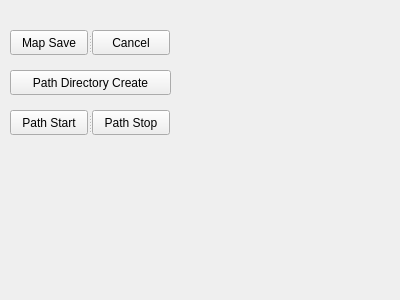
<?xml version="1.0" encoding="UTF-8"?>
<ui version="4.0">
 <class>Form</class>
 <widget class="QWidget" name="MyPlugin">
  <property name="geometry">
   <rect>
    <x>200</x>
    <y>300</y>
    <width>400</width>
    <height>300</height>
   </rect>
  </property>
  <property name="windowTitle">
   <string>Form</string>
  </property>
  <widget class="QPushButton" name="call_button1">
   <property name="geometry">
    <rect>
     <x>10</x>
     <y>70</y>
     <width>161</width>
     <height>25</height>
    </rect>
   </property>
   <property name="text">
    <string>Path Directory Create</string>
   </property>
  </widget>
  <widget class="QSplitter" name="splitter_2">
   <property name="geometry">
    <rect>
     <x>10</x>
     <y>110</y>
     <width>160</width>
     <height>25</height>
    </rect>
   </property>
   <property name="orientation">
    <enum>Qt::Horizontal</enum>
   </property>
   <widget class="QPushButton" name="cancel_button1">
    <property name="text">
     <string>Path Start</string>
    </property>
   </widget>
   <widget class="QPushButton" name="call_button2">
    <property name="text">
     <string>Path Stop</string>
    </property>
   </widget>
  </widget>
  <widget class="QSplitter" name="splitter">
   <property name="geometry">
    <rect>
     <x>10</x>
     <y>30</y>
     <width>160</width>
     <height>25</height>
    </rect>
   </property>
   <property name="orientation">
    <enum>Qt::Horizontal</enum>
   </property>
   <widget class="QPushButton" name="call_button">
    <property name="text">
     <string>Map Save</string>
    </property>
   </widget>
   <widget class="QPushButton" name="cancel_button">
    <property name="text">
     <string>Cancel</string>
    </property>
   </widget>
  </widget>
 </widget>
 <resources/>
 <connections/>
</ui>
